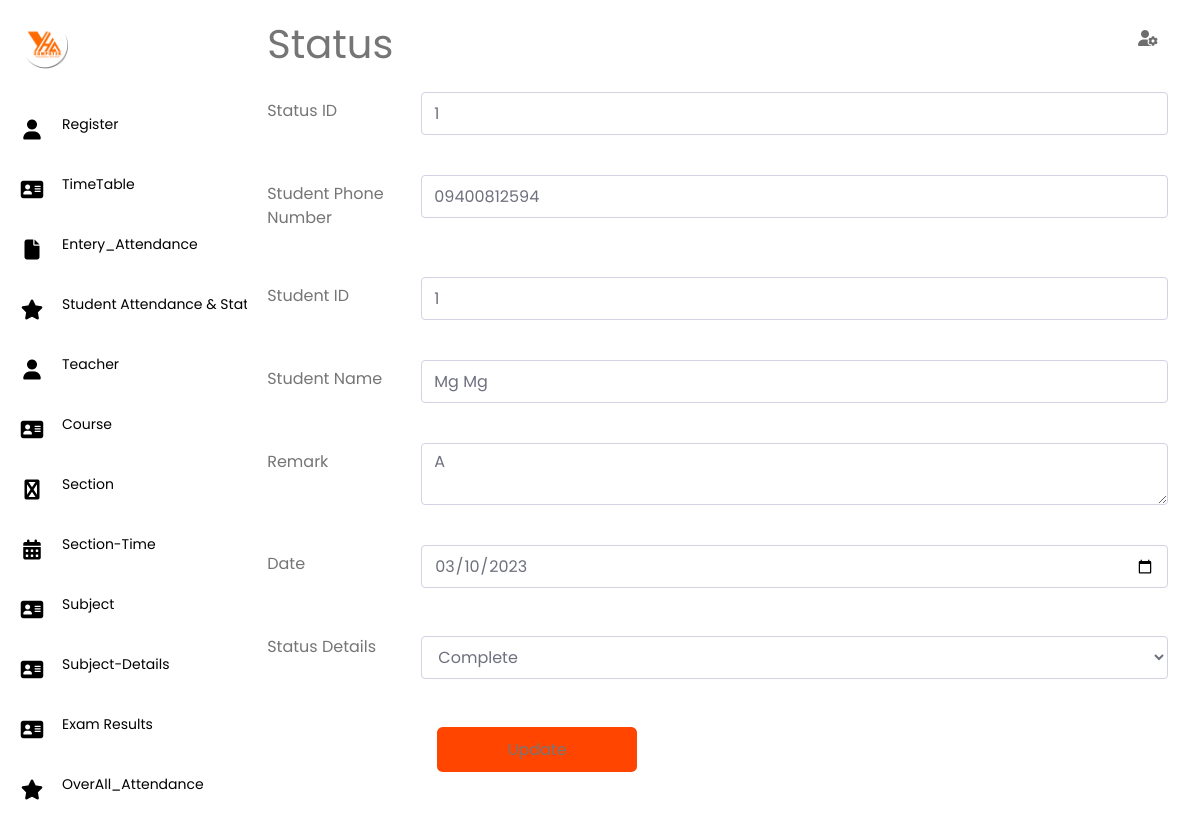
The page /status1.php?edit=1 on the database its author committed.
### tables this page shows
CREATE TABLE `status_details` (
  `std_id` int(11) NOT NULL,
  `status_id` int(11) NOT NULL,
  `student_id` int(11) NOT NULL,
  `dt_start` date NOT NULL,
  `remark` varchar(100) NOT NULL
);

CREATE TABLE `register` (
  `stu_id` int(11) NOT NULL,
  `stu_name` varchar(100) NOT NULL,
  `course_id` int(11) NOT NULL,
  `section_id` int(11) NOT NULL,
  `time_id` int(11) NOT NULL,
  `register_date` date NOT NULL,
  `enroll_date` date NOT NULL,
  `father_name` varchar(100) NOT NULL,
  `mother_name` varchar(100) NOT NULL,
  `phno` varchar(50) NOT NULL,
  `e_mail` varchar(100) NOT NULL,
  `stu_address` varchar(150) NOT NULL,
  `fb_acc` varchar(100) NOT NULL,
  `vb_phno` varchar(50) NOT NULL,
  `date_birth` date NOT NULL,
  `nrc_no` varchar(100) NOT NULL,
  `gender` varchar(50) NOT NULL,
  `edu` varchar(150) NOT NULL,
  `native_town` varchar(100) NOT NULL,
  `rg_status` varchar(100) NOT NULL,
  `stu_img` varchar(100) NOT NULL
);

CREATE TABLE `status` (
  `id` int(11) NOT NULL,
  `description` varchar(50) NOT NULL
);

### status1.php (the view, shortened to what this page needs)
<?php
include 'status_process.php';
if(isset($_GET['edit'])) {
		$id = $_GET['edit'];
		$edit_state = true;
		$record = mysqli_query($conn, "SELECT s.*,re.*,sta.* FROM status_details AS s LEFT JOIN register AS re ON s.student_id = re.stu_id LEFT JOIN status AS sta ON s.status_id = sta.id WHERE std_id=$id");
        $data = mysqli_fetch_array($record);
        $std_id = $data['std_id'];
        $st_id = $data['id'];
        $phno=$data['phno'];
        $stu_id=$data['stu_id'];
        $stu_name=$data['stu_name'];
        $remark=$data['remark'];
        $dt_start=$data['dt_start'];
        $description=$data['description'];
	}
?>
<?php include('head.php');?>
  <div class="container-fluid">
        <?php include("nav.php");?>
        <section class="main">
            <div class="main-top">
                <h1>Status</h1>
                <i class="fas fa-user-cog"></i>
            </div>
            <form action="" method="post">
            <?php if($edit_state==true){?>
            <div class="form-group row id">
                    <label for="studentId" class="col-sm-2 col-form-label">Status ID</label>
                    <div class="col-sm-10">
                        <input type="number" class="form-control" id="studentcId" value="<?php echo $std_id;?>" name="id">
                    </div>
                </div><br/>
                <?php }?>
                <?php if($edit_state==false){?>
                <div class="form-group row">
                    <label for="studentId" class="col-sm-2 col-form-label">Student Phone Number</label>
                    <div class="col-sm-10">
                        <input type="text" name="stu_ph" class="form-control" id="studentcId" value="<?php if(isset($_POST['stu_ph'])){echo $_POST['stu_ph'];}?>" placeholder="Student Phone Number">
                    </div>
                </div><br/>
                <?php
                    $con = mysqli_connect("localhost","root","","yha");
                    if(isset($_POST['stu_ph'])){
                        $stu_ph = $_POST['stu_ph'];
                        $sql = "SELECT * FROM register WHERE phno = '$stu_ph'";
                        $res = mysqli_query($con,$sql);
                        if(mysqli_num_rows($res)>0){
                          foreach($res as $row){
                                ?>
                                    <div class="form-group row">
                                    <label for="studentId" class="col-sm-2 col-form-label">Student ID</label>
                                    <div class="col-sm-10">
                                        <input type="number" name="stu_id" class="form-control" id="studentcId" value="<?php echo $row['stu_id'];?>" placeholder="Student ID">
                                    </div>
                                    </div><br/>
                                    <div class="form-group row">
                                        <label for="studentId" class="col-sm-2 col-form-label">Student Name</label>
                                        <div class="col-sm-10">
                                            <input type="text" class="form-control" name="stu_name" id="studentcId" value="<?php echo $row['stu_name'];?>" placeholder="Student Name">
                                        </div>
                                    </div><br/>
                                <?php
                            }
                        }else{
                            echo "No Record Found";
                        }
                    }
                }else{
                ?>
                <div class="form-group row">
                    <label for="studentId" class="col-sm-2 col-form-label">Student Phone Number</label>
                    <div class="col-sm-10">
                        <input type="text" name="stu_ph" class="form-control"  value="<?php echo $phno;?>" placeholder="Student Phone Number">
                    </div>
                </div><br/>
                <div class="form-group row">
                    <label for="studentId" class="col-sm-2 col-form-label">Student ID</label>
                    <div class="col-sm-10">
                        <input type="number" name="stu_id" class="form-control" value="<?php echo $stu_id;?>" placeholder="Student ID">
                    </div>
                    </div><br/>
                    <div class="form-group row">
                        <label for="studentId" class="col-sm-2 col-form-label">Student Name</label>
                        <div class="col-sm-10">
                            <input type="text" class="form-control" name="stu_name" value="<?php echo $stu_name;?>" placeholder="Student Name">
                        </div>
                    </div><br/>
                <?php }?>
                <div class="form-group row">
                    <label for="studentId" class="col-sm-2 col-form-label">Remark</label>
                    <div class="col-sm-10">
                        <textarea class="form-control" id="exampleFormControlTextarea1" name="remark" rows="2"><?php echo $remark;?></textarea>
                    </div>
                </div><br/>
                <div class="form-group row">
                    <label for="studentId" class="col-sm-2 col-form-label">Date</label>
                    <div class="col-sm-10">
                        <input type="date" class="form-control" id="studentcId" value="<?php echo $dt_start;?>" name="date">
                    </div>
                </div><br/>
                <div class="form-group row">
                    <label for="studentId" class="col-sm-2 col-form-label">Status Details</label>
                    <div class="col-sm-10">
                        <select name="status" id="" class="form-control">
                            <?php if($edit_state==false):?>
                            <option value="">Choose Status Details</option>
                            <?php else:?>
                            <option value="<?php echo $st_id;?>"><?php echo $description;?></option>
                            <?php endif?>
                        </select>
                    </div>
                </div><br/>
                <div class="form-inline">
                    <?php if($edit_state==false):?>
                    <button class="btn  my-2 my-sm-0" style="background-color:#ff6b01;width:120px;margin-left:170px;" type="submit" name="save">Save</button>
                    <?php else:?>
                    <button class="btn  my-2 my-sm-0" style="background-color:orangered; margin-left:170px;"  type="submit" name="update">Update</button>
                    <?php endif;?>
                </div>
            </form>
    </div>
</body>
</html>

### css/01.css (style rules this page uses)
* { margin: 0; padding: 0; outline: none; border: none; text-decoration: none; box-sizing: border-box; font-family: "Poppins", sans-serif; }
.main-top { display: flex; width: 100%; }
.main-top i { position: absolute; right: 0; margin: 10px 30px; color: rgb(110, 109, 109); cursor: pointer; }

### css/re_form.css (style rules this page uses)
form { position: relative; margin-top: 16px; min-height: 800px; background-color: #fff; }
.input-field input, select { outline: none; font-size: 14px; font-weight: 400; color: #333; border-radius: 5px; border: 1px solid #aaa; padding: 0 15px; height: 42px; margin: 8px 0; }
form button, .backBtn { display: flex; align-items: center; justify-content: center; height: 45px; max-width: 200px; width: 100%; border: none; outline: none; color: #fff; border-radius: 5px; margin: 25px 0; transition: all 0.3s linear; cursor: pointer; }

### head.php (style rules this page uses)
.main { position: relative; padding: 20px; width: 80%; float:left; height:800px; overflow-y:scroll; }

### rows shown on the page
status_details: id "1", stu_ph "09400812594", stu_id "1", stu_name "Mg Mg", remark "A", date "03/10/2023", status "Complete"
